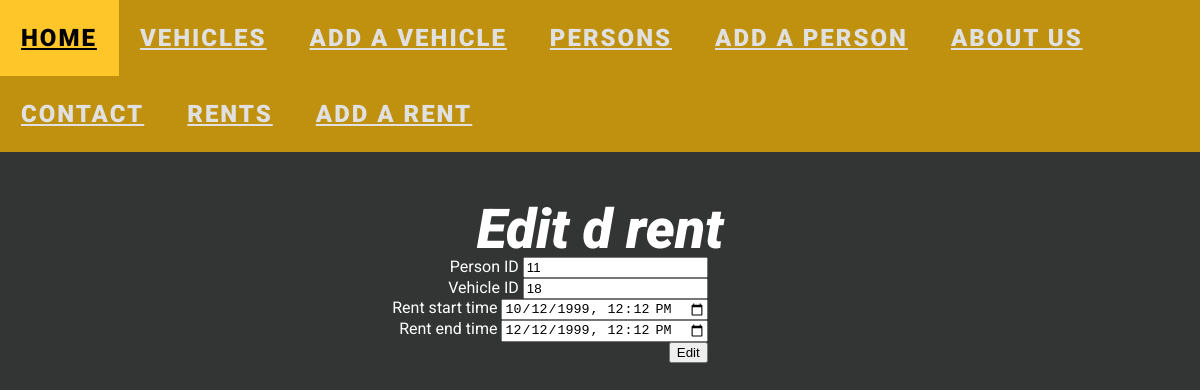
Screenshot of /rented/updateRent.php?id=3 with the database file from the repository.
### tables this page shows
CREATE TABLE `rent` (
  `id` int NOT NULL AUTO_INCREMENT,
  `personId` int DEFAULT NULL,
  `vehicleId` int DEFAULT NULL,
  `startTime` datetime DEFAULT NULL,
  `endTime` datetime DEFAULT NULL,
  PRIMARY KEY (`id`),
  KEY `personId` (`personId`),
  KEY `vehicleId` (`vehicleId`),
  CONSTRAINT `rent_ibfk_1` FOREIGN KEY (`personId`) REFERENCES `person` (`personId`),
  CONSTRAINT `rent_ibfk_2` FOREIGN KEY (`vehicleId`) REFERENCES `vehicle` (`vehicleId`)
);

### rented/updateRent.php (the view, shortened to what this page needs)
<?php
include "../include/header.php";
include "../include/joinsql.php";
if (
    ($_SERVER['REQUEST_METHOD'] === 'POST') &&
    !empty($_POST['personId']) && isset($_POST['personId']) &&
    !empty($_POST['vehicleId']) && isset($_POST['vehicleId']) &&
    !empty($_POST['startTime']) && isset($_POST['startTime']) &&
    !empty($_POST['endTime']) && isset($_POST['endTime'])
) {
    $personId = $_POST['personId'];
    $vehicleId = $_POST['vehicleId'];
    $startTime = $_POST['startTime'];
    $endTime = $_POST['endTime'];
    $id = $_POST['id'];
    $updateQuery = "UPDATE rent SET personId =?, vehicleId =?, startTime =?, endTime =? WHERE id =?";
    $updateStmt = $conn->prepare($updateQuery);
    $updateStmt->bind_param("iissi", $personId, $vehicleId, $startTime, $endTime, $id);
    $updateStmt->execute();
    if ($conn->affected_rows > 0) {
        header("Location: rented.php?status=updateSuccessful");
    } else {
        printf("Oh ne, zajebo si nesto: %s\n" . $conn->error);
    }
    $conn->close();
    die();
} else {
    $rentId = $_GET['id'];
    $selectQuery = "SELECT * FROM rent WHERE id =?";
    $selectStmt = $conn->prepare($selectQuery);
    $selectStmt->bind_param("i", $rentId);
    $selectStmt->execute();
    $selectStmt->bind_result($ID, $person_id, $vehicle_id, $start_time, $end_time);
}
?><!DOCTYPE html>
<html dir=ltr>
    <head>
        <link href="../css/reset.css" rel="stylesheet" type="text/css">
        <link href="../css/general.css" rel="stylesheet" type="text/css">
    </head>
    <body>
        <h1>Edit d rent</h1>
        <div class=kingForm>
            <form action="updateRent.php" method="post">
<?php
    while ($selectStmt->fetch()) {
         print '<label>Person ID</label>
                <input type="text" name="personId" value="' . $person_id . '"><br>
                <label>Vehicle ID</label>
                <input type="text" name="vehicleId" value="' . $vehicle_id . '"><br>
                <label>Rent start time</label>
                <input type="datetime-local" name="startTime" value="' . $start_time . '"><br>
                <label>Rent end time</label>
                <input type="datetime-local" name="endTime" value="' . $end_time . '"><br>
                <input type="hidden" name="id" value="' . $ID . '">';
    } ?>
                <button>Edit</button>
            </form>
        </div>
    </body>
</html>

### css/general.css (style rules this page uses)
body { background-color: #333434; font-family: 'Roboto', sans-serif; font-weight: 400; }
h1 { font-size: 55px; color: #fff; font-style: italic; padding-top: 50px; text-align: center; font-weight: 900; }
.kingForm { text-align: right; vertical-align: middle; display: flex; justify-content: center; margin-right: 100px }
::placeholder { color: #fff; opacity: 0.7; }
label { color: #fff; }

### rows the page displays
rent: personId "11", vehicleId "18", startTime "10/12/1999 12:12", endTime "12/12/1999 12:12"
